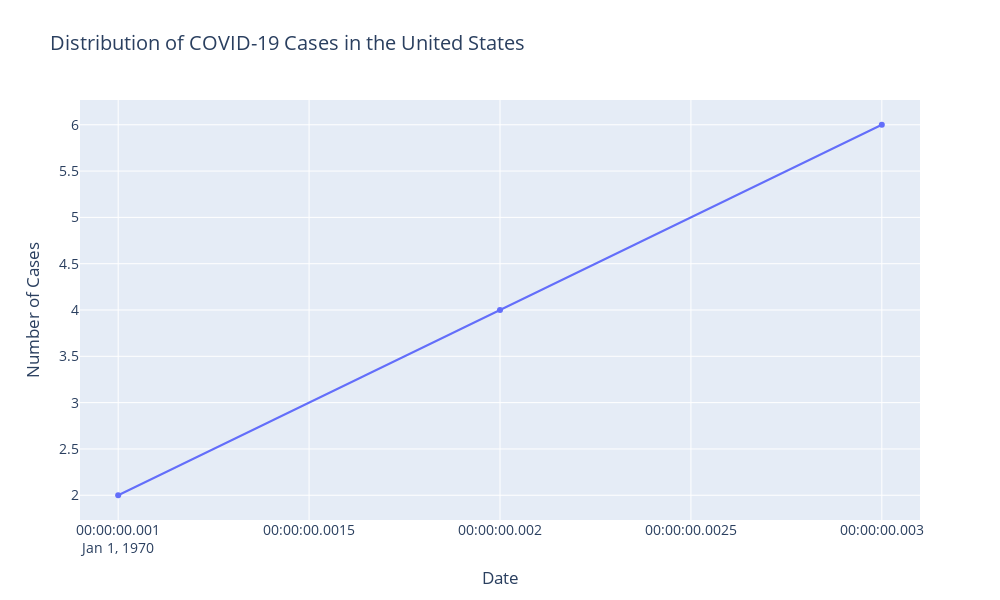

Notebook cell for this chart:
### Code cell
# Customize the plot
fig.update_layout(
    title="Distribution of COVID-19 Cases in the United States",
    xaxis_title="Date",
    yaxis_title="Number of Cases",
    xaxis=dict(type='date'),
    yaxis=dict(type='linear'),
    font=dict(size=14),
    legend=dict(orientation="h"),
    width=1000,
    height=600
    )

### Figure 1 — Plotly figure (JSON) as saved in the notebook; plotly's stock layout.template omitted (floating-point values rounded to 4 significant figures)
{"data": [{"type": "scatter", "x": [1, 2, 3], "y": [2, 4, 6]}], "layout": {"font": {"size": 14}, "height": 600, "legend": {"orientation": "h"}, "title": {"text": "Distribution of COVID-19 Cases in the United States"}, "width": 1000, "xaxis": {"title": {"text": "Date"}, "type": "date"}, "yaxis": {"title": {"text": "Number of Cases"}, "type": "linear"}}}
